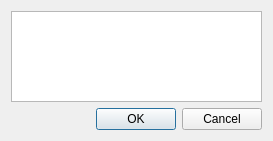
<?xml version="1.0" encoding="UTF-8"?>
<ui version="4.0">
 <class>combo_input_dialog</class>
 <widget class="QDialog" name="combo_input_dialog">
  <property name="geometry">
   <rect>
    <x>0</x>
    <y>0</y>
    <width>273</width>
    <height>141</height>
   </rect>
  </property>
  <property name="windowTitle">
   <string>Dialog</string>
  </property>
  <layout class="QVBoxLayout" name="verticalLayout">
   <item>
    <widget class="QListWidget" name="list_box">
     <property name="selectionMode">
      <enum>QAbstractItemView::MultiSelection</enum>
     </property>
    </widget>
   </item>
   <item>
    <widget class="QDialogButtonBox" name="buttonBox">
     <property name="orientation">
      <enum>Qt::Horizontal</enum>
     </property>
     <property name="standardButtons">
      <set>QDialogButtonBox::Cancel|QDialogButtonBox::Ok</set>
     </property>
    </widget>
   </item>
  </layout>
 </widget>
 <resources/>
 <connections>
  <connection>
   <sender>buttonBox</sender>
   <signal>accepted()</signal>
   <receiver>combo_input_dialog</receiver>
   <slot>accept()</slot>
   <hints>
    <hint type="sourcelabel">
     <x>248</x>
     <y>254</y>
    </hint>
    <hint type="destinationlabel">
     <x>157</x>
     <y>274</y>
    </hint>
   </hints>
  </connection>
  <connection>
   <sender>buttonBox</sender>
   <signal>rejected()</signal>
   <receiver>combo_input_dialog</receiver>
   <slot>reject()</slot>
   <hints>
    <hint type="sourcelabel">
     <x>316</x>
     <y>260</y>
    </hint>
    <hint type="destinationlabel">
     <x>286</x>
     <y>274</y>
    </hint>
   </hints>
  </connection>
 </connections>
</ui>
